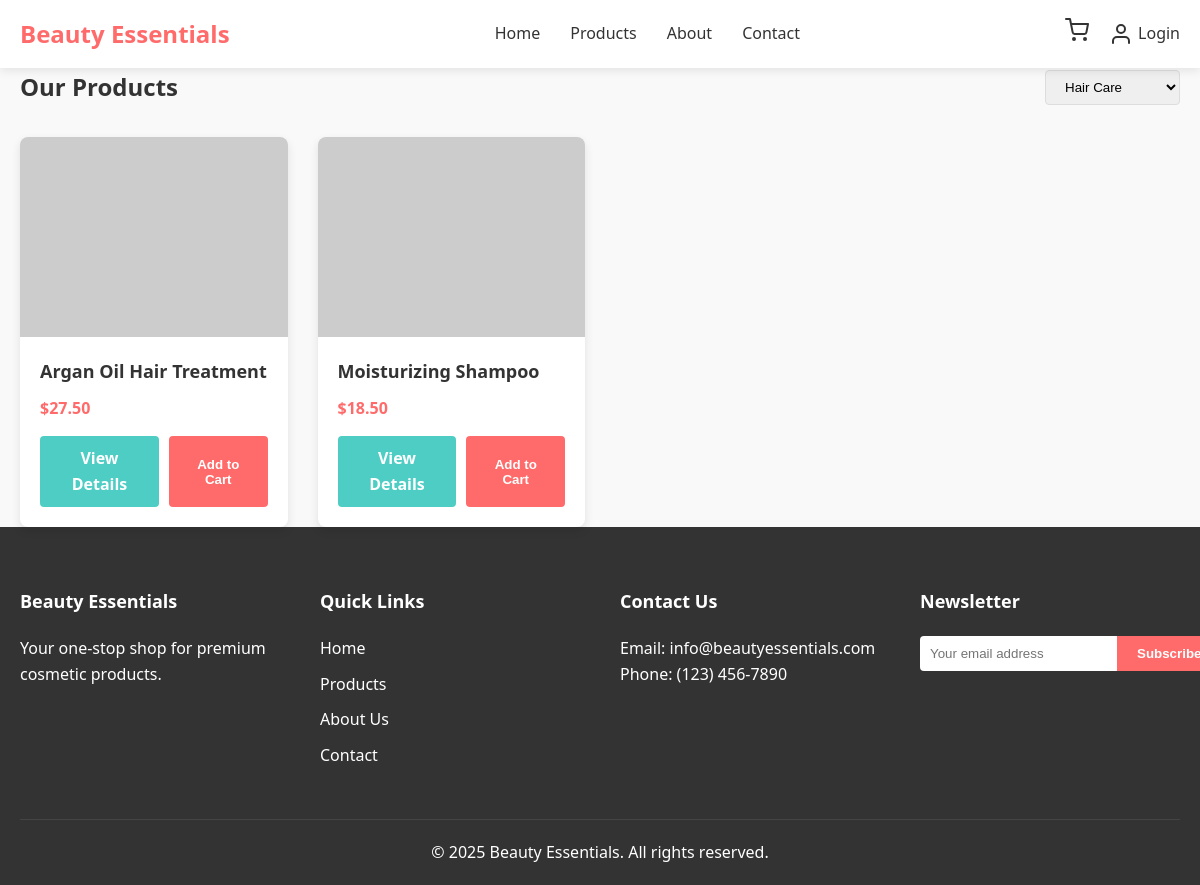
Screenshot of /products.php?category=3 with the database file from the repository.
### tables this page shows
CREATE TABLE IF NOT EXISTS products (
  id INT AUTO_INCREMENT PRIMARY KEY,
  name VARCHAR(100) NOT NULL,
  description TEXT NOT NULL,
  price DECIMAL(10, 2) NOT NULL,
  image_url VARCHAR(255) NOT NULL,
  category_id INT NOT NULL,
  featured BOOLEAN DEFAULT 0,
  stock INT NOT NULL DEFAULT 10,
  created_at TIMESTAMP DEFAULT CURRENT_TIMESTAMP,
  FOREIGN KEY (category_id) REFERENCES categories(id)
);

### products.php (the view, shortened to what this page needs)
<?php
require_once 'config/database.php';
include_once 'includes/header.php';
$category_filter = isset($_GET['category']) ? $_GET['category'] : null;
$query = "SELECT * FROM products";
if ($category_filter) {
  $query .= " WHERE category_id = " . intval($category_filter);
}
$query .= " ORDER BY name ASC";
$result = mysqli_query($conn, $query);
?>
<main class="container">
  <section class="products-header">
    <h1>Our Products</h1>
    <div class="filters">
      <form action="products.php" method="get">
        <select name="category" id="category-filter" onchange="this.form.submit()">
          <?php
          $cat_query = "SELECT * FROM categories ORDER BY name ASC";
          $cat_result = mysqli_query($conn, $cat_query);
          while ($category = mysqli_fetch_assoc($cat_result)) {
            $selected = ($category_filter == $category['id']) ? 'selected' : '';
            echo "<option value='{$category['id']}' {$selected}>{$category['name']}</option>";
          }
          ?>
        </select>
      </form>
    </div>
  </section>
  <section class="products-grid">
    <?php
    if (mysqli_num_rows($result) > 0) {
      while ($product = mysqli_fetch_assoc($result)) {
    ?>
      <div class="product-card">
        <div class="product-image">
          <img
            src="<?php echo $product['image_url']; ?>"
            alt="<?php echo $product['name']; ?>"
            onerror="this.src='https://via.placeholder.com/400x400.png?text=No+Image'"
          >
        </div>
        <div class="product-info">
          <h3><?php echo $product['name']; ?></h3>
          <p class="product-price">$<?php echo number_format($product['price'], 2); ?></p>
          <div class="product-actions">
            <a href="product.php?id=<?php echo $product['id']; ?>" class="btn btn-secondary">View Details</a>
            <button class="btn btn-primary add-to-cart" data-id="<?php echo $product['id']; ?>">Add to Cart</button>
          </div>
        </div>
      </div>
    <?php
      }
    } else {
      echo "<p class='no-products'>No products found.</p>";
    }
    ?>
  </section>
</main>
<?php
include_once 'includes/footer.php';
?>

### assets/css/styles.css (style rules this page uses)
* { margin: 0; padding: 0; box-sizing: border-box; }
body { font-family: "Segoe UI", Tahoma, Geneva, Verdana, sans-serif; line-height: 1.6; color: #333; background-color: #f9f9f9; }
.container { width: 100%; max-width: 1200px; margin: 0 auto; padding: 0 20px; }
a { text-decoration: none; color: inherit; }
img { max-width: 100%; height: auto; }
.btn { display: inline-block; padding: 10px 20px; border-radius: 4px; font-weight: 600; text-align: center; cursor: pointer; transition: all 0.3s ease; border: none; }
.btn-primary { background-color: #ff6b6b; color: white; }
.btn-secondary { background-color: #4ecdc4; color: white; }
.products-grid { display: grid; grid-template-columns: repeat(auto-fill, minmax(250px, 1fr)); gap: 30px; }
.product-card { background-color: white; border-radius: 8px; overflow: hidden; box-shadow: 0 4px 10px rgba(0, 0, 0, 0.1); transition: transform 0.3s ease; }
.product-image { height: 200px; overflow: hidden; }
.product-image img { width: 100%; height: 100%; object-fit: cover; transition: transform 0.3s ease; }
.product-info { padding: 20px; }
.product-info h3 { margin-bottom: 10px; font-size: 18px; }
.product-price { color: #ff6b6b; font-weight: 600; margin-bottom: 15px; }
.product-actions { display: flex; gap: 10px; }
.products-header { display: flex; justify-content: space-between; align-items: center; margin-bottom: 30px; }
.filters select { padding: 8px 15px; border-radius: 4px; border: 1px solid #ddd; }

### rows the page displays
products: name "Argan Oil Hair Treatment", price "27.50"
products: name "Moisturizing Shampoo", price "18.50"

### other values shown
form field category "Hair Care"
